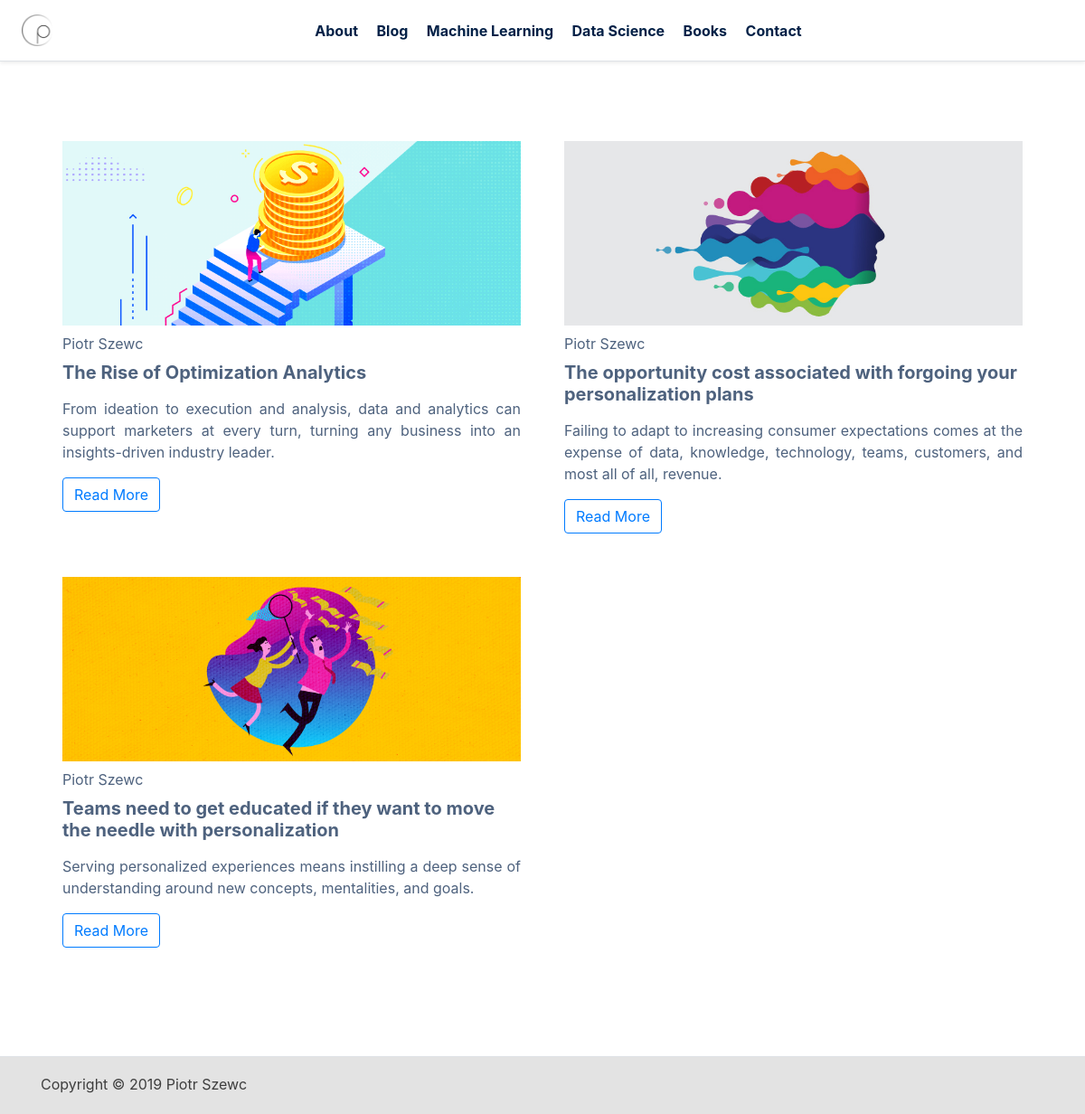
The page / on the database its author committed.
### blog/models.py (models this page shows, shortened)
class Post(models.Model):
  author = models.ForeignKey(settings.AUTH_USER_MODEL, on_delete=models.CASCADE)
  categories = models.ManyToManyField('Categories')
  title = models.CharField(max_length=140)
  slug = models.SlugField(max_length=140 , blank=True, null=True)
  excerpt = models.CharField(max_length=300, blank=True, null=True)
  text = models.TextField()
  post_image = models.ImageField(
    upload_to='post_image/', blank=True, null=True)
  created_date = models.DateTimeField(default=timezone.now)
  published_date = models.DateTimeField(blank=True, null=True)

### blog/views.py (the view)
# urls.py: path('', views.post_list, name='post_list'),
def post_list(request):
    posts = Post.objects.filter(published_date__lte=timezone.now()).order_by('published_date')
    return render(request, 'blog/post_list.html', {'posts': posts})

### blog/templates/blog/post_list.html
{% extends 'main/base.html' %}
{% block content %}
<div class="col-12">
<div class="row mt-5">
        {% for post in posts %}
        <div class="post bg-white p-4 col-6 ">
                {% if post.post_image %}
                <div><a href="{% url 'post_detail' slug=post.slug pk=post.pk %}">
                    <img src="{{ post.post_image.url|default_if_none:'#' }}"
                        alt="Unboxing Amazon’s secrets – The Chronicles of a Personalization Giant" width="100%"> </a>
                </div>
                {% endif %}
                <div class="mt-2">{{ post.author.first_name }} {{ post.author.last_name }}</div>
                <h2 class="blog-post-h2 mt-2"><a class="text-grey"
                        href="{% url 'post_detail' slug=post.slug pk=post.pk %}">{{ post.title }}</a></h2>
                <p class="mt-3 text-justify">{{ post.excerpt|linebreaksbr }}</p>
                <a href="{% url 'post_detail' slug=post.slug pk=post.pk %}" role="button" aria-pressed="true"
                    class="btn btn-outline-primary">Read More</a>
            </div>
        {% if forloop.counter|divisibleby:2 %}
    </div>
    <div class="row">
        {% endif %}
        {% endfor %}
    </div>
</div>
{% endblock %}

### blog/static/css/styles.css (style rules this page uses)
html { position: relative; min-height: 100%; }
.text-grey { color: #4e627e !important; text-decoration: none !important; }
body { color: #4e627e; !important; margin-bottom: 10em; }
h1, h2, h3, h4 { color: #032147 !important; text-decoration: none !important; }
.blog-post-h2 { font-size: 1.25em !important; font-weight: 700!important; }

### rows shown on the page
Post: post_image (picture), author.first_name "Piotr", author.last_name "Szewc", title "The Rise of Optimization Analytics", excerpt "From ideation to execution and analysis, data and analytics can support marketers at every turn, turning any business into an insights-driven industry leader."
Post: post_image (picture), author.first_name "Piotr", author.last_name "Szewc", title "The opportunity cost associated with forgoing your personalization plans", excerpt "Failing to adapt to increasing consumer expectations comes at the expense of data, knowledge, technology, teams, customers, and most all of all, revenue."
Post: post_image (picture), author.first_name "Piotr", author.last_name "Szewc", title "Teams need to get educated if they want to move the needle with personalization", excerpt "Serving personalized experiences means instilling a deep sense of understanding around new concepts, mentalities, and goals."
